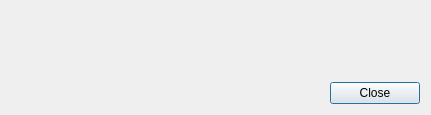
<?xml version="1.0" encoding="UTF-8"?>
<ui version="4.0">
 <class>ProgressDialog</class>
 <widget class="QDialog" name="ProgressDialog">
  <property name="geometry">
   <rect>
    <x>0</x>
    <y>0</y>
    <width>431</width>
    <height>115</height>
   </rect>
  </property>
  <property name="sizePolicy">
   <sizepolicy hsizetype="MinimumExpanding" vsizetype="Minimum">
    <horstretch>0</horstretch>
    <verstretch>0</verstretch>
   </sizepolicy>
  </property>
  <property name="minimumSize">
   <size>
    <width>0</width>
    <height>0</height>
   </size>
  </property>
  <property name="windowTitle">
   <string>Flash Firmware</string>
  </property>
  <property name="windowIcon">
   <iconset resource="companion.qrc">
    <normaloff>:/icon.png</normaloff>:/icon.png</iconset>
  </property>
  <property name="modal">
   <bool>true</bool>
  </property>
  <layout class="QVBoxLayout" name="verticalLayout_2">
   <item>
    <widget class="ProgressWidget" name="outputProgress" native="true"/>
   </item>
   <item>
    <spacer name="spacer2">
     <property name="orientation">
      <enum>Qt::Vertical</enum>
     </property>
     <property name="sizeHint" stdset="0">
      <size>
       <width>20</width>
       <height>0</height>
      </size>
     </property>
    </spacer>
   </item>
   <item>
    <layout class="QHBoxLayout" name="horizontalLayout">
     <item>
      <spacer name="spacer1">
       <property name="orientation">
        <enum>Qt::Horizontal</enum>
       </property>
       <property name="sizeHint" stdset="0">
        <size>
         <width>40</width>
         <height>20</height>
        </size>
       </property>
      </spacer>
     </item>
     <item>
      <widget class="QPushButton" name="closeButton">
       <property name="minimumSize">
        <size>
         <width>90</width>
         <height>0</height>
        </size>
       </property>
       <property name="text">
        <string>Close</string>
       </property>
      </widget>
     </item>
    </layout>
   </item>
  </layout>
 </widget>
 <customwidgets>
  <customwidget>
   <class>ProgressWidget</class>
   <extends>QWidget</extends>
   <header>progresswidget.h</header>
   <container>1</container>
  </customwidget>
 </customwidgets>
 <tabstops>
  <tabstop>closeButton</tabstop>
 </tabstops>
 <resources>
  <include location="companion.qrc"/>
 </resources>
 <connections/>
</ui>
